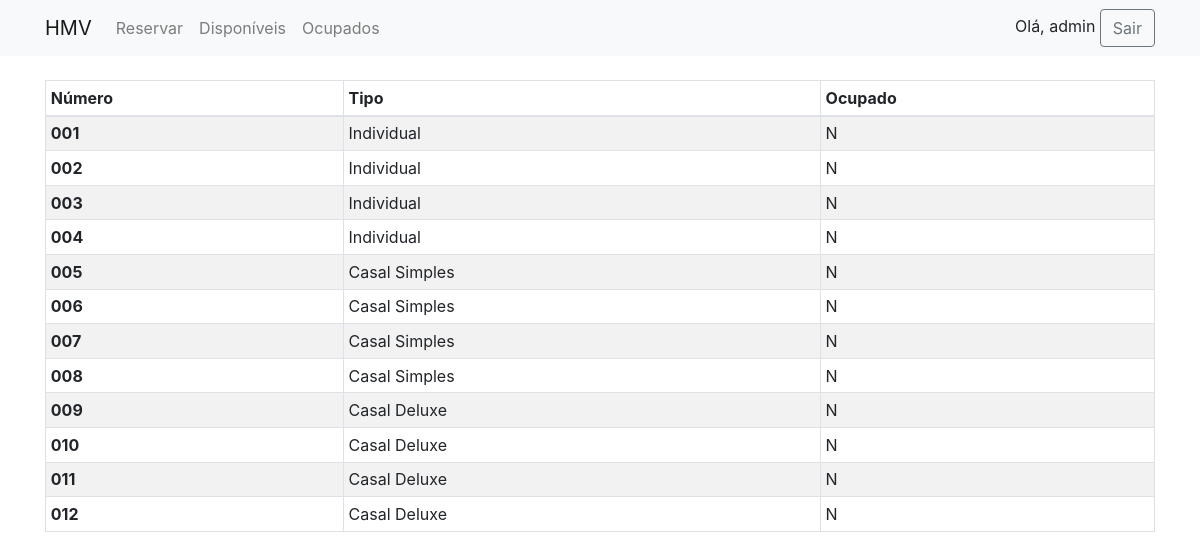
The page /adm/disponiveis.php (signed in) on the database its author committed.
### tables this page shows
create table suite(
	numero varchar(3),
    tipo varchar(45),
    ocupado char(1)
    
);

### adm/url_adm.php (called while the page is built, shortened)
<?php
    $disponiveis='disponiveis.php';
    $fazer_reserva='fazer_reserva.php';
    $logout='logout.php';
    $ocupados='ocupados.php';
    include("bootstrap_css.php");
    include("menu_adm.php");
?>

### adm/disponiveis.php (the view, shortened to what this page needs)
<?php
include("url_adm.php");
include("../db/dbconnect.php");
$sql = "SELECT * FROM suite where ocupado = 'N';";
$result = mysqli_query($conexao, $sql);
if(($result) AND ($result->num_rows != 0)){
	?>
    <div class= "container">
	<table class="table table-sm table-striped table-bordered table-hover">
		<thead>
			<tr>
				<th>Número</th>
				<th>Tipo</th>
				<th>Ocupado</th>
			</tr>
		</thead>
		<tbody>
			<?php
			while($row = mysqli_fetch_assoc($result)){
				?>
				<tr>
					<th><?php echo $row['numero']; ?></th>
					<td><?php echo $row['tipo']; ?></td>
					<td><?php echo $row['ocupado']; ?></td>
				</tr>
				<?php
			}?>
		</tbody>
	</table>
    </div>
<?php
}else{
	echo "<div class='alert alert-danger' role='alert'>Nenhum quarto encontrado!</div>";
}

### adm/bootstrap_css.php (shortened to what this page needs)
<!doctype html>
<html lang="pt-br">
<head>
    <link rel="stylesheet" href="../bootstrap/css/bootstrap.css">
    <link rel="stylesheet" href="../bootstrap/css/style.css">
    <link rel="stylesheet" href="https://use.fontawesome.com/releases/v5.5.0/css/all.css"
>
</head>
</html>

### adm/menu_adm.php (shortened to what this page needs)
<nav class="navbar navbar-expand-lg navbar-light bg-light">
    <div class="container">
        <a class="navbar-brand" href="#">HMV</a>
        <div class="collapse navbar-collapse " id="navbarNav">
            <ul class="navbar-nav mr-auto">
                <li class="nav-item">
                    <a class="nav-link" href=<?php echo "$fazer_reserva" ?>>Reservar</a>
                </li>
                <li class="nav-item">
                    <a class="nav-link" href=<?php echo "$disponiveis" ?>>Disponíveis</a>
                </li>
                <li class="nav-item">
                    <a class="nav-link" href=<?php echo "$ocupados" ?>>Ocupados</a>
                </li>
            </ul>
            <div>
                <?php echo 'Olá, '.$_SESSION['usuario'] ?>
                <a class="btn btn-outline-secondary" href=<?php echo "$logout" ?> role="button">Sair</a>
            </div>
        </div>
    </div>
</nav>

### rows shown on the page
suite: numero "001", tipo "Individual", ocupado "N"
suite: numero "002", tipo "Individual", ocupado "N"
suite: numero "003", tipo "Individual", ocupado "N"
suite: numero "004", tipo "Individual", ocupado "N"
suite: numero "005", tipo "Casal Simples", ocupado "N"
suite: numero "006", tipo "Casal Simples", ocupado "N"
suite: numero "007", tipo "Casal Simples", ocupado "N"
suite: numero "008", tipo "Casal Simples", ocupado "N"
suite: numero "009", tipo "Casal Deluxe", ocupado "N"
suite: numero "010", tipo "Casal Deluxe", ocupado "N"
suite: numero "011", tipo "Casal Deluxe", ocupado "N"
suite: numero "012", tipo "Casal Deluxe", ocupado "N"

### other values the page prints
$_SESSION['usuario'] "admin"
